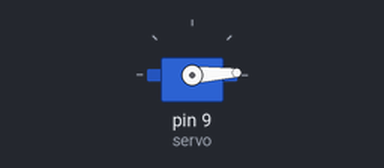
The sketch below on a simulated Arduino Uno, built with avr-gcc and run on an emulated ATmega328P. On the bench: servo.

Above: at 0.05 s.
At 0.65 s:
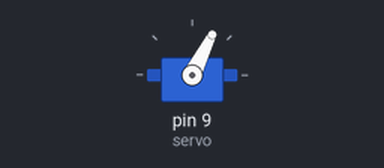
At 1.0 s:
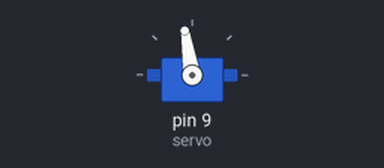
At 1.95 s:
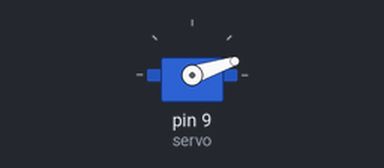
Timing chart, 0 to 4.9 s (numbered marks = the images above):
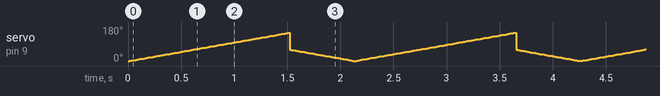

The sketch:

ServoMotor.ino
```cpp
#include <Servo.h>

Servo servo;

void setup() {
  // put your setup code here, to run once:
  servo.attach(9);
}

void loop() {
  // put your main code here, to run repeatedly:
  for(int pos = 0; pos <= 150; pos ++) {
    servo.write(pos);
    delay(10);
  }

  for(int pos = 60; pos > 0; pos--) {
    servo.write(pos);
    delay(10);
  }
}
```
